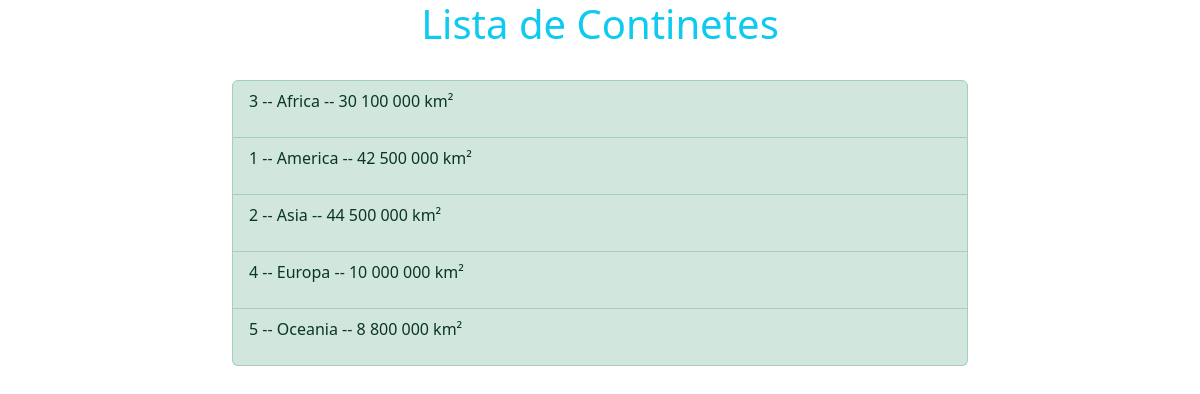
The app's page /Continentes/ with its own data.
### Aplicaciones/Continente/models.py (models this page shows)
class Continente (models.Model):
    Nombre = models.CharField('Nombre del Continente', max_length=30)
    Extencion = models.CharField('Extension del Continente', max_length=20)
    class Meta:
        verbose_name = 'Continente'
        verbose_name_plural = 'Continentes'
        ordering = ['Nombre']
    def __str__(self) -> str:
        return str(self.id)+' -- '+self.Nombre+' -- '+self.Extencion

### Aplicaciones/Continente/views.py (the view)
# urls.py: path('Continentes/', views.ListarContinentes.as_view()),
class ListarContinentes(ListView):
    template_name = 'Continente/ListarContinentes.html'
    model = Continente
    context_object_name = 'Continentes'

### templates/Continente/ListarContinentes.html (shortened to what this page needs)
<!DOCTYPE html>
<html lang="es">
<head>
    <link href="https://cdn.jsdelivr.net/npm/bootstrap@5.3.2/dist/css/bootstrap.min.css" rel="stylesheet">
</head>
<body>
    <div class="container">
        <div class="row d-flex justify-content-center mb-4">
            <div class="col-8">
                <h1 class="text-center text-info">
                </h1>
            </div>
        </div>
        <div class="row d-flex justify-content-center">
            <div class="col-8">
                <ul class="list-group">
                    {% for Cont in Continentes %}
                    <li class="list-group-item list-group-item-action list-group-item-success" >
                        <p>{{Cont}}</p>
                    </li>
                    {% endfor %}
                </ul>
            </div>
        </div>
    </div>
</body>
</html>

### records on screen
Continente: id+Nombre+Extencion "3 -- Africa -- 30 100 000 km²"
Continente: id+Nombre+Extencion "1 -- America -- 42 500 000 km²"
Continente: id+Nombre+Extencion "2 -- Asia -- 44 500 000 km²"
Continente: id+Nombre+Extencion "4 -- Europa -- 10 000 000 km²"
Continente: id+Nombre+Extencion "5 -- Oceania -- 8 800 000 km²"
